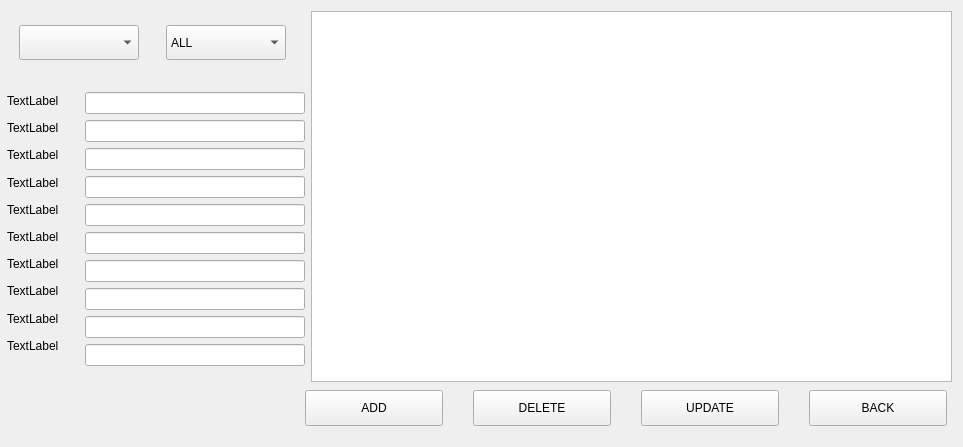
<?xml version="1.0" encoding="UTF-8"?>
<ui version="4.0">
 <class>AdminWindow</class>
 <widget class="QMainWindow" name="AdminWindow">
  <property name="geometry">
   <rect>
    <x>0</x>
    <y>0</y>
    <width>963</width>
    <height>447</height>
   </rect>
  </property>
  <property name="windowTitle">
   <string>MainWindow</string>
  </property>
  <widget class="QWidget" name="centralwidget">
   <widget class="QTableView" name="view">
    <property name="geometry">
     <rect>
      <x>311</x>
      <y>11</y>
      <width>641</width>
      <height>371</height>
     </rect>
    </property>
    <property name="sizePolicy">
     <sizepolicy hsizetype="Preferred" vsizetype="Preferred">
      <horstretch>0</horstretch>
      <verstretch>0</verstretch>
     </sizepolicy>
    </property>
    <property name="minimumSize">
     <size>
      <width>100</width>
      <height>0</height>
     </size>
    </property>
    <property name="maximumSize">
     <size>
      <width>16777215</width>
      <height>16777215</height>
     </size>
    </property>
   </widget>
   <widget class="QWidget" name="layoutWidget">
    <property name="geometry">
     <rect>
      <x>1</x>
      <y>390</y>
      <width>951</width>
      <height>41</height>
     </rect>
    </property>
    <layout class="QHBoxLayout" name="horizontalLayout_2">
     <property name="spacing">
      <number>30</number>
     </property>
     <property name="sizeConstraint">
      <enum>QLayout::SetDefaultConstraint</enum>
     </property>
     <property name="leftMargin">
      <number>304</number>
     </property>
     <property name="rightMargin">
      <number>5</number>
     </property>
     <property name="bottomMargin">
      <number>5</number>
     </property>
     <item>
      <widget class="QPushButton" name="addButton">
       <property name="sizePolicy">
        <sizepolicy hsizetype="Minimum" vsizetype="Minimum">
         <horstretch>0</horstretch>
         <verstretch>0</verstretch>
        </sizepolicy>
       </property>
       <property name="text">
        <string>ADD</string>
       </property>
      </widget>
     </item>
     <item>
      <widget class="QPushButton" name="deleteButton">
       <property name="sizePolicy">
        <sizepolicy hsizetype="Minimum" vsizetype="Minimum">
         <horstretch>0</horstretch>
         <verstretch>0</verstretch>
        </sizepolicy>
       </property>
       <property name="text">
        <string>DELETE</string>
       </property>
      </widget>
     </item>
     <item>
      <widget class="QPushButton" name="updateButton">
       <property name="sizePolicy">
        <sizepolicy hsizetype="Minimum" vsizetype="Minimum">
         <horstretch>0</horstretch>
         <verstretch>0</verstretch>
        </sizepolicy>
       </property>
       <property name="text">
        <string>UPDATE</string>
       </property>
      </widget>
     </item>
     <item>
      <widget class="QPushButton" name="exitButton">
       <property name="sizePolicy">
        <sizepolicy hsizetype="Minimum" vsizetype="Minimum">
         <horstretch>0</horstretch>
         <verstretch>0</verstretch>
        </sizepolicy>
       </property>
       <property name="text">
        <string>BACK</string>
       </property>
      </widget>
     </item>
    </layout>
   </widget>
   <widget class="QWidget" name="layoutWidget">
    <property name="geometry">
     <rect>
      <x>2</x>
      <y>1</y>
      <width>303</width>
      <height>391</height>
     </rect>
    </property>
    <layout class="QVBoxLayout" name="verticalLayout_3">
     <item>
      <layout class="QHBoxLayout" name="horizontalLayout_4">
       <property name="spacing">
        <number>10</number>
       </property>
       <property name="sizeConstraint">
        <enum>QLayout::SetMinAndMaxSize</enum>
       </property>
       <property name="topMargin">
        <number>0</number>
       </property>
       <property name="rightMargin">
        <number>0</number>
       </property>
       <item>
        <widget class="QComboBox" name="combo">
         <property name="sizePolicy">
          <sizepolicy hsizetype="Fixed" vsizetype="Fixed">
           <horstretch>0</horstretch>
           <verstretch>0</verstretch>
          </sizepolicy>
         </property>
         <property name="minimumSize">
          <size>
           <width>120</width>
           <height>35</height>
          </size>
         </property>
         <item>
          <property name="text">
           <string/>
          </property>
         </item>
         <item>
          <property name="text">
           <string>Account</string>
          </property>
         </item>
         <item>
          <property name="text">
           <string>Cars</string>
          </property>
         </item>
         <item>
          <property name="text">
           <string>Cars_Account</string>
          </property>
         </item>
        </widget>
       </item>
       <item>
        <widget class="QComboBox" name="userCombobox">
         <property name="sizePolicy">
          <sizepolicy hsizetype="Fixed" vsizetype="Fixed">
           <horstretch>0</horstretch>
           <verstretch>0</verstretch>
          </sizepolicy>
         </property>
         <property name="minimumSize">
          <size>
           <width>120</width>
           <height>35</height>
          </size>
         </property>
         <property name="font">
          <font>
           <pointsize>9</pointsize>
          </font>
         </property>
         <property name="layoutDirection">
          <enum>Qt::LeftToRight</enum>
         </property>
         <property name="autoFillBackground">
          <bool>false</bool>
         </property>
         <item>
          <property name="text">
           <string>ALL</string>
          </property>
         </item>
        </widget>
       </item>
      </layout>
     </item>
     <item>
      <layout class="QHBoxLayout" name="horizontalLayout">
       <item>
        <layout class="QVBoxLayout" name="verticalLayout_2">
         <property name="leftMargin">
          <number>5</number>
         </property>
         <property name="rightMargin">
          <number>20</number>
         </property>
         <property name="bottomMargin">
          <number>10</number>
         </property>
         <item>
          <widget class="QLabel" name="label1">
           <property name="text">
            <string>TextLabel</string>
           </property>
          </widget>
         </item>
         <item>
          <widget class="QLabel" name="label2">
           <property name="text">
            <string>TextLabel</string>
           </property>
          </widget>
         </item>
         <item>
          <widget class="QLabel" name="label3">
           <property name="text">
            <string>TextLabel</string>
           </property>
          </widget>
         </item>
         <item>
          <widget class="QLabel" name="label4">
           <property name="text">
            <string>TextLabel</string>
           </property>
          </widget>
         </item>
         <item>
          <widget class="QLabel" name="label5">
           <property name="text">
            <string>TextLabel</string>
           </property>
          </widget>
         </item>
         <item>
          <widget class="QLabel" name="label6">
           <property name="text">
            <string>TextLabel</string>
           </property>
          </widget>
         </item>
         <item>
          <widget class="QLabel" name="label7">
           <property name="text">
            <string>TextLabel</string>
           </property>
          </widget>
         </item>
         <item>
          <widget class="QLabel" name="label8">
           <property name="text">
            <string>TextLabel</string>
           </property>
          </widget>
         </item>
         <item>
          <widget class="QLabel" name="label9">
           <property name="text">
            <string>TextLabel</string>
           </property>
          </widget>
         </item>
         <item>
          <widget class="QLabel" name="label10">
           <property name="text">
            <string>TextLabel</string>
           </property>
          </widget>
         </item>
        </layout>
       </item>
       <item>
        <layout class="QVBoxLayout" name="verticalLayout">
         <property name="leftMargin">
          <number>0</number>
         </property>
         <property name="topMargin">
          <number>2</number>
         </property>
         <property name="rightMargin">
          <number>0</number>
         </property>
         <item>
          <widget class="QLineEdit" name="lineEdit1"/>
         </item>
         <item>
          <widget class="QLineEdit" name="lineEdit2"/>
         </item>
         <item>
          <widget class="QLineEdit" name="lineEdit3"/>
         </item>
         <item>
          <widget class="QLineEdit" name="lineEdit4"/>
         </item>
         <item>
          <widget class="QLineEdit" name="lineEdit5"/>
         </item>
         <item>
          <widget class="QLineEdit" name="lineEdit6"/>
         </item>
         <item>
          <widget class="QLineEdit" name="lineEdit7"/>
         </item>
         <item>
          <widget class="QLineEdit" name="lineEdit8"/>
         </item>
         <item>
          <widget class="QLineEdit" name="lineEdit9"/>
         </item>
         <item>
          <widget class="QLineEdit" name="lineEdit10"/>
         </item>
        </layout>
       </item>
      </layout>
     </item>
    </layout>
   </widget>
  </widget>
 </widget>
 <resources/>
 <connections/>
</ui>
